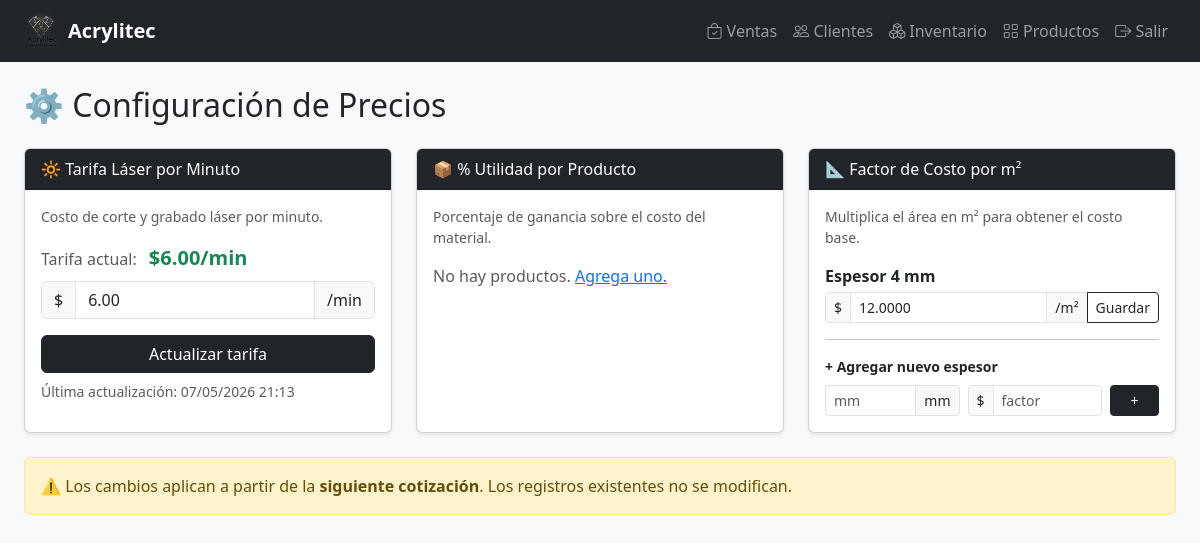
/configuracion/, run on an earlier commit of the app's database.
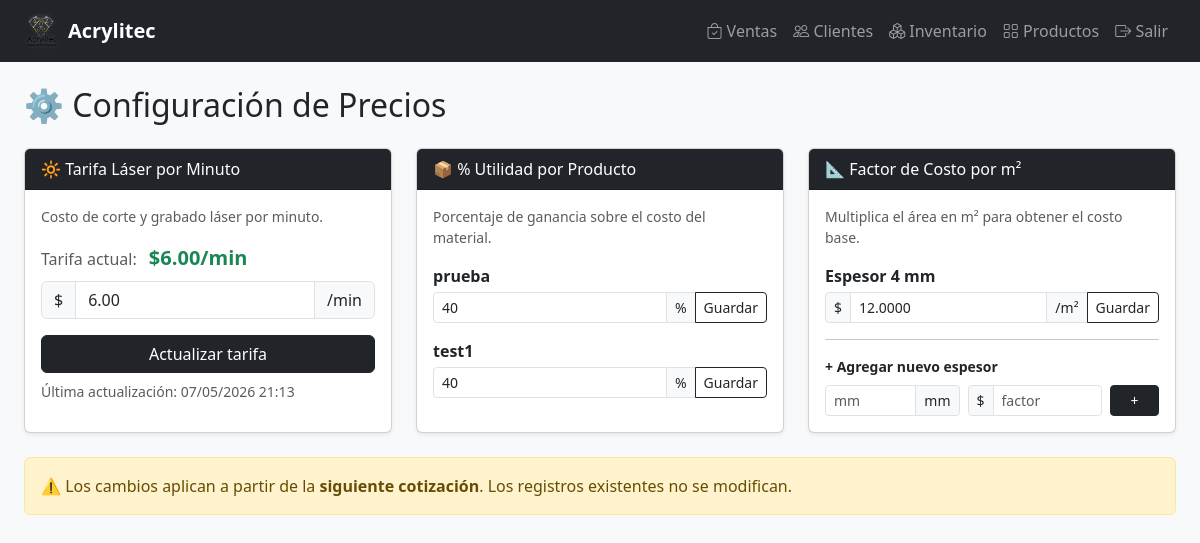
And on a later commit of the database.
### gestion/models.py (models this page shows)
class TabuladorCostos(models.Model):
    id_tabulador = models.AutoField(primary_key=True)
    espesor_mm = models.IntegerField()
    factor_costo = models.DecimalField(max_digits=10, decimal_places=4)
    class Meta:
        managed = True
        db_table = 'tabulador_costos'
        verbose_name = "Tabulador_Costo"
        verbose_name_plural = "Tabulador_Costos"

class Productos(models.Model):
    id_producto = models.AutoField(primary_key=True)
    nombre = models.CharField(max_length=100, blank=True, null=True)
    detalle = models.CharField(max_length=100, blank=True, null=True)
    precio_fijo = models.DecimalField(max_digits=10, decimal_places=2, blank=True, null=True, verbose_name="Precio Fijo (Opcional)")
    porcentaje_utilidad = models.IntegerField(default=40)
    foto = models.CharField(max_length=255, blank=True, null=True)
    class Meta:
        managed = True
        db_table = 'productos'
        verbose_name = "Producto"
        verbose_name_plural = "Productos"

### gestion/views.py (the view, shortened to what this page needs)
# urls.py: path('configuracion/', views.configuracion_precios, name='configuracion_precios'),
def configuracion_precios(request):
    config = ConfiguracionPrecios.get_config()
    productos = Productos.objects.all()
    tabuladores = TabuladorCostos.objects.order_by('espesor_mm')
    return render(request, 'gestion/configuracion_precios.html', {
        'config': config, 'productos': productos, 'tabuladores': tabuladores,
    })

### gestion/models.py (called while the page is built)
    @classmethod
    def get_config(cls):
        obj, _ = cls.objects.get_or_create(pk=1)
        return obj

### gestion/templates/gestion/configuracion_precios.html (shortened to what the changed rows need)
{% extends 'gestion/base.html' %}
{% block content %}
<h2 class="mb-4">⚙️ Configuración de Precios</h2>
<div class="row g-4">
    <div class="col-md-4">
        <div class="card shadow-sm h-100">
            <div class="card-body">
                <p class="text-muted small">Porcentaje de ganancia sobre el costo del material.</p>
                {% for prod in productos %}
                <form method="POST" class="mb-3">
                    <label class="form-label fw-bold mb-1">{{ prod.nombre }}</label>
                    <div class="input-group input-group-sm">
                        <input type="number" name="porcentaje_utilidad" min="0" max="500"
                               value="{{ prod.porcentaje_utilidad }}" class="form-control" required>
                        <span class="input-group-text">%</span>
                        <button type="submit" class="btn btn-sm btn-outline-dark">Guardar</button>
                    </div>
                </form>
                {% empty %}
                <p class="text-muted">No hay productos. <a href="{% url 'lista_productos' %}">Agrega uno.</a></p>
                {% endfor %}
            </div>
        </div>
    </div>
    <div class="col-md-4">
        <div class="card shadow-sm h-100">
            <div class="card-body">
                {% for tab in tabuladores %}
                <form method="POST" class="mb-3">
                    <label class="form-label fw-bold mb-1">Espesor {{ tab.espesor_mm }} mm</label>
                    <div class="input-group input-group-sm">
                        <span class="input-group-text">$</span>
                        <input type="number" name="factor_costo" step="0.01" min="1"
                               value="{{ tab.factor_costo }}" class="form-control" required>
                        <span class="input-group-text">/m²</span>
                        <button type="submit" class="btn btn-sm btn-outline-dark">Guardar</button>
                    </div>
                </form>
                {% empty %}
                <p class="text-muted">Sin tabuladores. Agrega uno abajo.</p>
                {% endfor %}
            </div>
        </div>
    </div>
</div>
{% endblock %}

What changed in the data, as far as the page shows it:
added Productos: nombre "prueba", porcentaje_utilidad "40"
added Productos: nombre "test1", porcentaje_utilidad "40"
Also different on the page:
text no longer shown: "No hay productos. Agrega uno."
